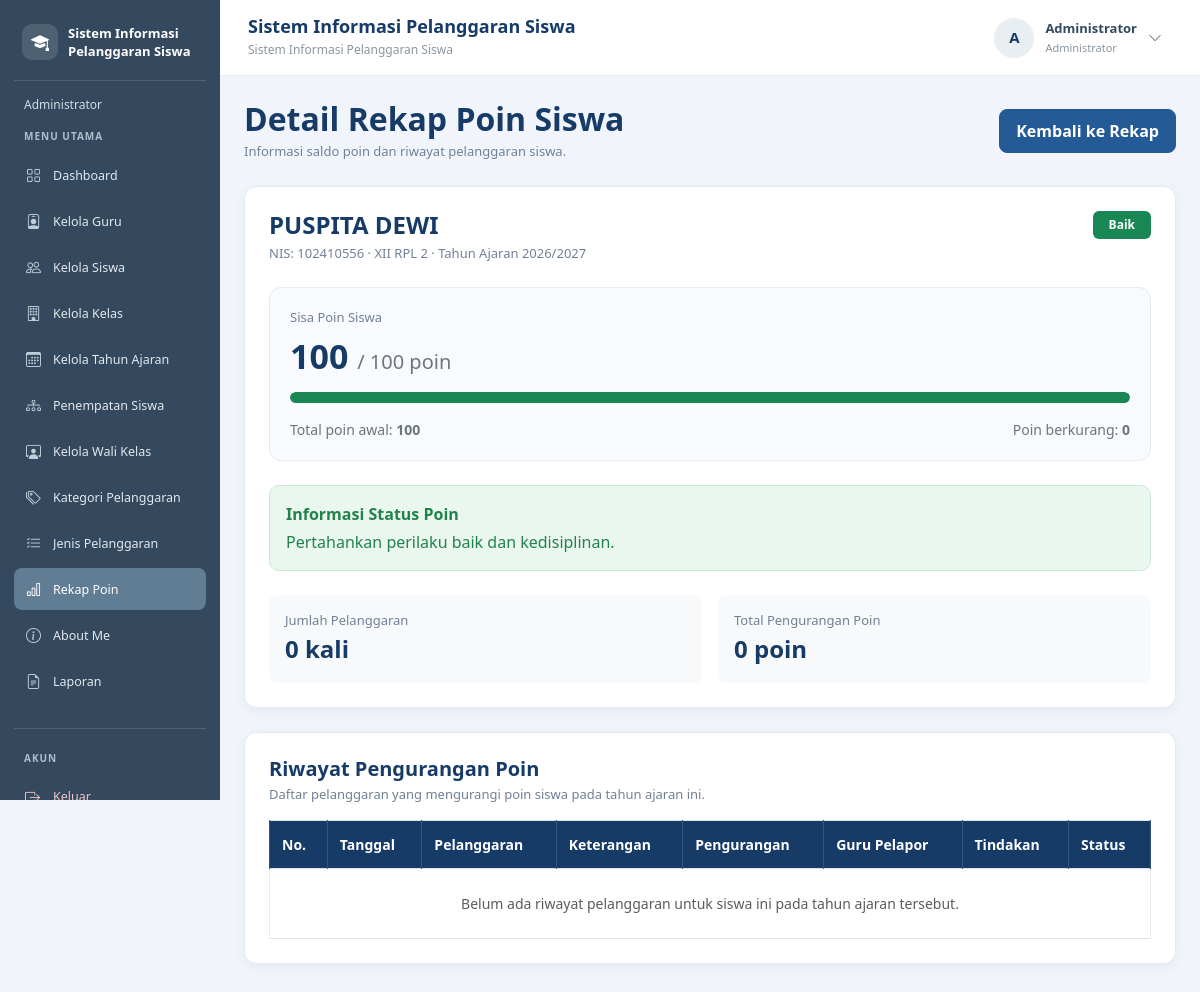
Before: /detail_rekap_poin.php?siswa_id=168&kelas_id=6&tahun_ajaran_id=1 (signed in) with the older database file.
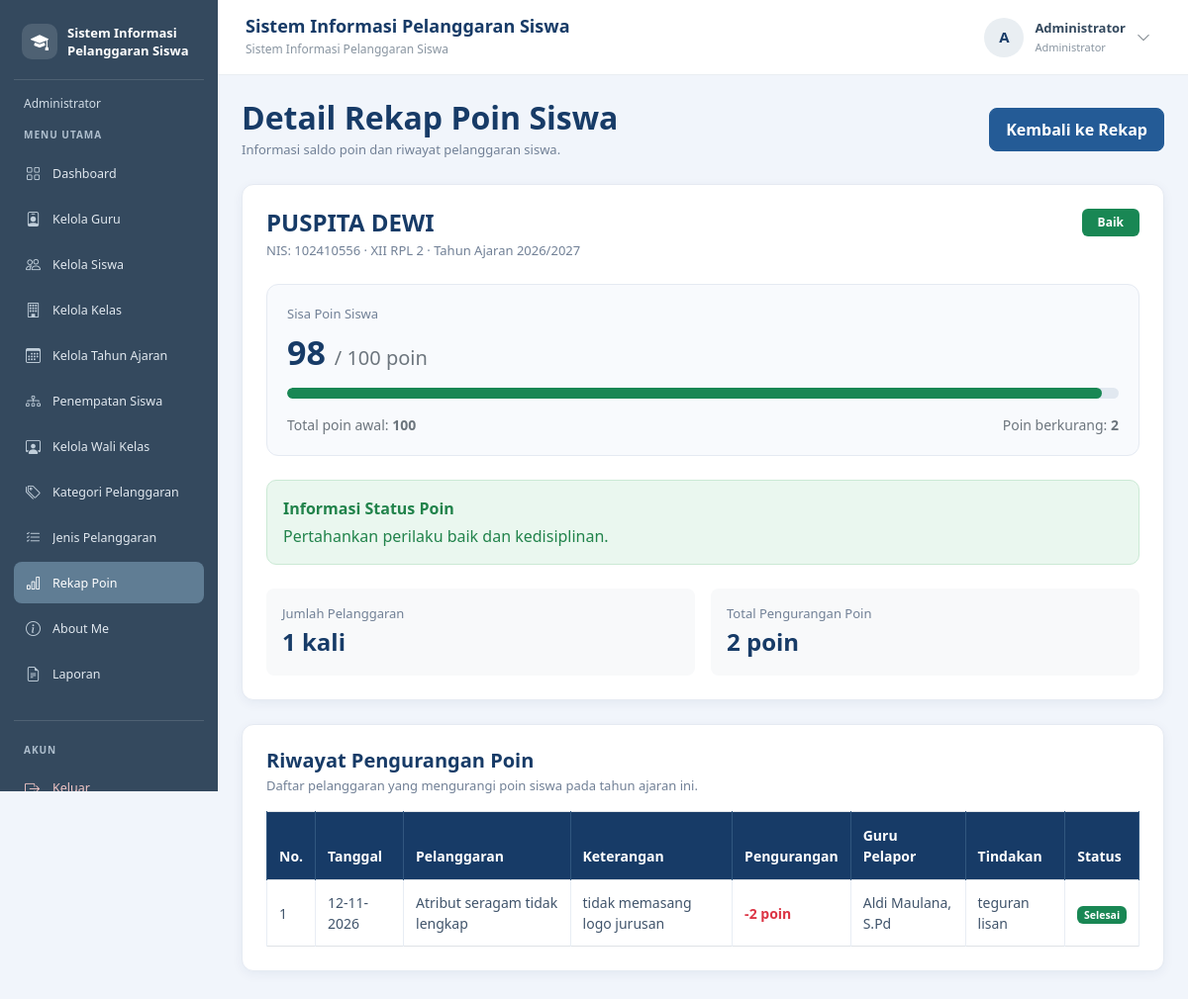
After: the same page with the newer database file.
### tables this page shows
CREATE TABLE `t_pelanggaran_siswa` (
  `id` int(11) NOT NULL,
  `tahun_ajaran_id` int(11) NOT NULL,
  `siswa_id` int(11) NOT NULL,
  `nama_siswa` varchar(150) NOT NULL,
  `kelas_id` int(11) NOT NULL,
  `nama_kelas` varchar(100) NOT NULL,
  `pelanggaran_id` int(11) NOT NULL,
  `nama_pelanggaran` varchar(150) NOT NULL,
  `pelanggaran_kategori_id` int(11) NOT NULL,
  `guru_id` int(11) NOT NULL,
  `nama_guru` varchar(150) NOT NULL,
  `tanggal` date NOT NULL,
  `keterangan` text NOT NULL,
  `poin` int(11) NOT NULL,
  `tindakan` text NOT NULL,
  `status` varchar(30) NOT NULL,
  `created_at` timestamp NOT NULL DEFAULT current_timestamp(),
  `updated_at` timestamp NOT NULL DEFAULT current_timestamp()
);

### detail_rekap_poin.php (the view, shortened to what the changed rows need)
<?php
include "config/koneksi.php";
$menuAktif = "rekap_poin";
function e($nilai) {
    return htmlspecialchars((string)($nilai ?? ''), ENT_QUOTES, 'UTF-8');
}
function statusPoin($poin) {
    if ($poin >= 80) {
        return [
            'Baik',
            'success',
            'poin-baik',
            'Pertahankan perilaku baik dan kedisiplinan.'
        ];
    }
    return [
        'Pembinaan Khusus',
        'danger',
        'poin-khusus',
        'Siswa memerlukan pembinaan khusus dan pemanggilan orang tua.'
    ];
}
$siswaId = (int)($_GET['siswa_id'] ?? 0);
$kelasId = (int)($_GET['kelas_id'] ?? 0);
$tahunId = (int)($_GET['tahun_ajaran_id'] ?? 0);
$qRekap = mysqli_query($koneksi, "
    SELECT
        COUNT(*) AS jumlah_pelanggaran,
        COALESCE(SUM(poin), 0) AS total_pengurangan
    FROM t_pelanggaran_siswa
    WHERE siswa_id = $siswaId
      AND kelas_id = $kelasId
      AND tahun_ajaran_id = $tahunId
");
$rekap = mysqli_fetch_assoc($qRekap);
$totalPengurangan = (int)$rekap['total_pengurangan'];
$jumlahPelanggaran = (int)$rekap['jumlah_pelanggaran'];
$sisaPoin = max(0, 100 - $totalPengurangan);
[$namaStatus, $warnaStatus, $kelasStatus, $pesanStatus] = statusPoin($sisaPoin);
$qRiwayat = mysqli_query($koneksi, "
    SELECT
        tanggal,
        nama_pelanggaran,
        poin,
        keterangan,
        nama_guru,
        tindakan,
        status
    FROM t_pelanggaran_siswa
    WHERE siswa_id = $siswaId
      AND kelas_id = $kelasId
      AND tahun_ajaran_id = $tahunId
    ORDER BY tanggal DESC, id DESC
");
?>
<!DOCTYPE html>
<html lang="id">
<head>
    <link href="https://cdn.jsdelivr.net/npm/bootstrap@5.3.8/dist/css/bootstrap.min.css" rel="stylesheet">
</head>
<body>
<?php include "includes/sidebar.php"; ?>
<main class="konten-utama">
    <div class="d-flex flex-wrap justify-content-between align-items-center gap-3 mb-4">
        <div>
            <h2 class="judul-halaman mb-1">Detail Rekap Poin Siswa</h2>
        </div>
    </div>
    <div class="card card-data mb-4">
        <div class="card-body p-3 p-md-4">
            <div class="kartu-poin mb-4">
                <div class="info-data mb-2">Sisa Poin Siswa</div>
                <div class="angka-poin mb-3">
                    <?= $sisaPoin; ?>
                    <span class="fs-5 fw-normal text-secondary">/ 100 poin</span>
                </div>
                <div class="progress progress-poin mb-3">
                    <div
                        class="progress-bar bg-<?= e($warnaStatus); ?>"
                        role="progressbar"
                        style="width: <?= $sisaPoin; ?>%;"
                        aria-valuenow="<?= $sisaPoin; ?>"
                        aria-valuemin="0"
                        aria-valuemax="100">
                    </div>
                </div>
                <div class="d-flex flex-wrap justify-content-between gap-2">
                    <small class="text-secondary">
                    </small>
                    <small class="text-secondary">
                        Poin berkurang: <strong><?= $totalPengurangan; ?></strong>
                    </small>
                </div>
            </div>
            <div class="row g-3 mt-2">
                <div class="col-md-6">
                    <div class="p-3 rounded-3 bg-light h-100">
                        <div class="info-data">Jumlah Pelanggaran</div>
                        <div class="fs-4 fw-bold" style="color:#173B67;">
                            <?= $jumlahPelanggaran; ?> kali
                        </div>
                    </div>
                </div>
                <div class="col-md-6">
                    <div class="p-3 rounded-3 bg-light h-100">
                        <div class="info-data">Total Pengurangan Poin</div>
                        <div class="fs-4 fw-bold" style="color:#173B67;">
                            <?= $totalPengurangan; ?> poin
                        </div>
                    </div>
                </div>
            </div>
        </div>
    </div>
    <div class="card card-data">
        <div class="card-body p-3 p-md-4">
            <div class="table-responsive">
                <table class="table table-bordered table-hover align-middle">
                    <thead>
                        <tr>
                            <th>No.</th>
                            <th>Tanggal</th>
                            <th>Pelanggaran</th>
                            <th>Keterangan</th>
                            <th>Pengurangan</th>
                            <th>Guru Pelapor</th>
                            <th>Tindakan</th>
                            <th>Status</th>
                        </tr>
                    </thead>
                    <tbody>
                    <?php if (mysqli_num_rows($qRiwayat) > 0): ?>
                        <?php $no = 1; ?>
                        <?php while ($riwayat = mysqli_fetch_assoc($qRiwayat)): ?>
                            <tr>
                                <td><?= $no++; ?></td>
                                <td>
                                    <?= $riwayat['tanggal']
                                        ? date('d-m-Y', strtotime($riwayat['tanggal']))
                                        : '-'; ?>
                                </td>
                                <td><?= e($riwayat['nama_pelanggaran']); ?></td>
                                <td><?= e($riwayat['keterangan'] ?: '-'); ?></td>
                                <td class="text-danger fw-semibold">
                                    -<?= (int)$riwayat['poin']; ?> poin
                                </td>
                                <td><?= e($riwayat['nama_guru'] ?: '-'); ?></td>
                                <td><?= e($riwayat['tindakan'] ?: 'Belum ada tindakan'); ?></td>
                                <td>
                                    <?php
                                    $status = trim($riwayat['status'] ?? '');
                                    $warna = 'secondary';
                                    if (strcasecmp($status, 'Selesai') === 0) {
                                        $warna = 'success';
                                    } elseif (
                                        strcasecmp($status, 'Diproses') === 0 ||
                                        strcasecmp($status, 'Sedang diproses') === 0
                                    ) {
                                        $warna = 'warning';
                                    } elseif (
                                        strcasecmp($status, 'Belum ditangani') === 0 ||
                                        strcasecmp($status, 'Belum Ditindak') === 0
                                    ) {
                                        $warna = 'danger';
                                    }
                                    ?>
                                    <span class="badge text-bg-<?= $warna; ?>">
                                        <?= e($status ?: 'Belum ditangani'); ?>
                                    </span>
                                </td>
                            </tr>
                        <?php endwhile; ?>
                    <?php else: ?>
                        <tr>
                            <td colspan="8" class="text-center text-muted py-4">
                                Belum ada riwayat pelanggaran untuk siswa ini pada tahun ajaran tersebut.
                            </td>
                        </tr>
                    <?php endif; ?>
                    </tbody>
                </table>
            </div>
        </div>
    </div>
</main>
</body>
</html>

### includes/sidebar.php (shortened to what the changed rows need)
<?php
require_once __DIR__ . '/cek_wali_kelas.php';
$menuAktif = $menuAktif ?? '';
$menuAdmin = [
    ["Dashboard", "dashboard.php", "dashboard", "bi-grid"],
    ["Kelola Guru", "data_guru.php", "guru", "bi-person-badge"],
    ["Kelola Siswa", "siswa.php", "siswa", "bi-people"],
    ["Kelola Kelas", "kelas.php", "kelas", "bi-building"],
    ["Kelola Tahun Ajaran", "tahun_ajaran.php", "tahun_ajaran", "bi-calendar3"],
    ["Penempatan Siswa", "penempatan_siswa.php", "penempatan", "bi-diagram-3"],
    ["Kelola Wali Kelas", "wali_kelas.php", "wali_kelas", "bi-person-workspace"],
    ["Kategori Pelanggaran", "kategori_pelanggaran.php", "kategori", "bi-tags"],
    ["Jenis Pelanggaran", "jenis_pelanggaran.php", "jenis", "bi-list-check"],
    ["Rekap Poin", "rekap_poin.php", "rekap_poin", "bi-bar-chart"],
    ["About Me", "about.php", "about", "bi-info-circle"],
    ["Laporan", "laporan.php", "laporan", "bi-file-earmark-text"]
];
$menuGuru = [
    ["Dashboard", "dashboard.php", "dashboard", "bi-grid"],
    ["Input Pelanggaran", "input_pelanggaran.php", "input_pelanggaran", "bi-pencil-square"],
    ["Catatan Pelanggaran", "catatan_pelanggaran.php", "catatan_pelanggaran", "bi-journal-text"],
    ["Rekap Poin", "rekap_poin.php", "rekap_poin", "bi-bar-chart"],
    ["Riwayat", "riwayat.php", "riwayat", "bi-clock-history"]
];
$menuWaliKelas = [
    ["Dashboard", "dashboard.php", "dashboard", "bi-grid"],
    ["Input Pelanggaran", "input_pelanggaran.php", "input_pelanggaran", "bi-pencil-square"],
    ["Catatan Pelanggaran", "catatan_pelanggaran.php", "catatan_pelanggaran", "bi-journal-text"],
    ["Rekap Poin", "rekap_poin.php", "rekap_poin", "bi-bar-chart"],
    ["Rekap Kelas", "rekap_kelas.php", "rekap_kelas", "bi-people"],
    ["Riwayat", "riwayat.php", "riwayat", "bi-clock-history"],
    ["Laporan", "laporan.php", "laporan", "bi-file-earmark-text"]
];
if ($role === 'admin') {
    $daftarMenu = $menuAdmin;
} elseif ($role === 'guru' && $isWaliKelas) {
    $daftarMenu = $menuWaliKelas;
    $labelRole = 'Guru / Wali Kelas';
} elseif ($role === 'guru') {
    $daftarMenu = $menuGuru;
    $labelRole = 'Guru';
} else {
    $daftarMenu = [];
    $labelRole = 'Pengguna';
}
?>
<link rel="stylesheet"
href="https://cdn.jsdelivr.net/npm/bootstrap-icons@1.11.3/font/bootstrap-icons.min.css">
<div class="sidebar-ukk">
    <ul class="sidebar-menu nav nav-pills">
        <?php foreach ($daftarMenu as $menu): ?>
            <li class="nav-item">
                <a
                    href="<?= htmlspecialchars($menu[1], ENT_QUOTES, 'UTF-8'); ?>"
                    class="nav-link <?= $menuAktif === $menu[2] ? 'active' : ''; ?>"
                >
                    <i class="bi <?= htmlspecialchars($menu[3], ENT_QUOTES, 'UTF-8'); ?>"></i>
                    <span><?= htmlspecialchars($menu[0], ENT_QUOTES, 'UTF-8'); ?></span>
                </a>
            </li>
        <?php endforeach; ?>
    </ul>
</div>

Changed rows visible on the page:
added t_pelanggaran_siswa: tanggal "12-11-2026", nama_pelanggaran "Atribut seragam tidak lengkap", keterangan "tidak memasang logo jurusan", poin "2", nama_guru "Aldi Maulana, S.Pd", tindakan "teguran lisan", status "Selesai"
Other visible differences:
$sisaPoin: "100" → "98"
$sisaPoin: 100 → 98 (drawn)
$totalPengurangan: "0" → "2"
$jumlahPelanggaran: "0" → "1"
text no longer shown: "Belum ada riwayat pelanggaran untuk siswa ini pada tahun ajaran tersebut."
